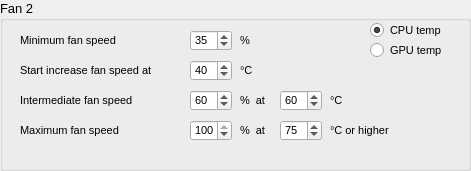
       <widget class="QGroupBox" name="groupBoxConfigFan2">
        <property name="geometry">
         <rect>
          <x>20</x>
          <y>210</y>
          <width>471</width>
          <height>171</height>
         </rect>
        </property>
        <property name="font">
         <font>
          <pointsize>10</pointsize>
          <weight>50</weight>
          <bold>false</bold>
         </font>
        </property>
        <property name="title">
         <string>Fan 2</string>
        </property>
        <property name="flat">
         <bool>false</bool>
        </property>
        <property name="checkable">
         <bool>false</bool>
        </property>
        <widget class="QLabel" name="label_37">
         <property name="geometry">
          <rect>
           <x>20</x>
           <y>30</y>
           <width>151</width>
           <height>21</height>
          </rect>
         </property>
         <property name="font">
          <font>
           <pointsize>8</pointsize>
          </font>
         </property>
         <property name="text">
          <string>Minimum fan speed</string>
         </property>
        </widget>
        <widget class="QSpinBox" name="spinBoxMinSpeedFan2">
         <property name="geometry">
          <rect>
           <x>190</x>
           <y>30</y>
           <width>42</width>
           <height>21</height>
          </rect>
         </property>
         <property name="font">
          <font>
           <pointsize>8</pointsize>
          </font>
         </property>
         <property name="maximum">
          <number>100</number>
         </property>
         <property name="singleStep">
          <number>1</number>
         </property>
         <property name="value">
          <number>35</number>
         </property>
        </widget>
        <widget class="QLabel" name="label_38">
         <property name="geometry">
          <rect>
           <x>20</x>
           <y>60</y>
           <width>241</width>
           <height>21</height>
          </rect>
         </property>
         <property name="font">
          <font>
           <pointsize>8</pointsize>
          </font>
         </property>
         <property name="text">
          <string>Start increase fan speed at </string>
         </property>
        </widget>
        <widget class="QSpinBox" name="spinBoxStartIncreaseSpeedFan2">
         <property name="geometry">
          <rect>
           <x>190</x>
           <y>60</y>
           <width>42</width>
           <height>21</height>
          </rect>
         </property>
         <property name="font">
          <font>
           <pointsize>8</pointsize>
          </font>
         </property>
         <property name="maximum">
          <number>100</number>
         </property>
         <property name="singleStep">
          <number>1</number>
         </property>
         <property name="value">
          <number>40</number>
         </property>
        </widget>
        <widget class="QLabel" name="label_42">
         <property name="geometry">
          <rect>
           <x>240</x>
           <y>90</y>
           <width>101</width>
           <height>21</height>
          </rect>
         </property>
         <property name="font">
          <font>
           <pointsize>8</pointsize>
          </font>
         </property>
         <property name="text">
          <string>%  at</string>
         </property>
        </widget>
        <widget class="QSpinBox" name="spinBoxIntermediateTempFan2">
         <property name="geometry">
          <rect>
           <x>280</x>
           <y>90</y>
           <width>42</width>
           <height>21</height>
          </rect>
         </property>
         <property name="font">
          <font>
           <pointsize>8</pointsize>
          </font>
         </property>
         <property name="maximum">
          <number>100</number>
         </property>
         <property name="singleStep">
          <number>1</number>
         </property>
         <property name="value">
          <number>60</number>
         </property>
        </widget>
        <widget class="QSpinBox" name="spinBoxIntermediateSpeedFan2">
         <property name="geometry">
          <rect>
           <x>190</x>
           <y>90</y>
           <width>42</width>
           <height>21</height>
          </rect>
         </property>
         <property name="font">
          <font>
           <pointsize>8</pointsize>
          </font>
         </property>
         <property name="maximum">
          <number>100</number>
         </property>
         <property name="singleStep">
          <number>1</number>
         </property>
         <property name="value">
          <number>60</number>
         </property>
        </widget>
        <widget class="QLabel" name="label_43">
         <property name="geometry">
          <rect>
           <x>20</x>
           <y>90</y>
           <width>151</width>
           <height>21</height>
          </rect>
         </property>
         <property name="font">
          <font>
           <pointsize>8</pointsize>
          </font>
         </property>
         <property name="text">
          <string>Intermediate fan speed </string>
         </property>
        </widget>
        <widget class="QLabel" name="label_44">
         <property name="geometry">
          <rect>
           <x>330</x>
           <y>90</y>
           <width>111</width>
           <height>21</height>
          </rect>
         </property>
         <property name="font">
          <font>
           <pointsize>8</pointsize>
          </font>
         </property>
         <property name="text">
          <string>°C</string>
         </property>
        </widget>
        <widget class="QLabel" name="label_51">
         <property name="geometry">
          <rect>
           <x>240</x>
           <y>60</y>
           <width>111</width>
           <height>21</height>
          </rect>
         </property>
         <property name="font">
          <font>
           <pointsize>8</pointsize>
          </font>
         </property>
         <property name="text">
          <string>°C</string>
         </property>
        </widget>
        <widget class="QLabel" name="label_52">
         <property name="geometry">
          <rect>
           <x>240</x>
           <y>30</y>
           <width>111</width>
           <height>21</height>
          </rect>
         </property>
         <property name="font">
          <font>
           <pointsize>8</pointsize>
          </font>
         </property>
         <property name="text">
          <string>%</string>
         </property>
        </widget>
        <widget class="QLabel" name="label_53">
         <property name="geometry">
          <rect>
           <x>20</x>
           <y>120</y>
           <width>151</width>
           <height>21</height>
          </rect>
         </property>
         <property name="font">
          <font>
           <pointsize>8</pointsize>
          </font>
         </property>
         <property name="text">
          <string>Maximum fan speed </string>
         </property>
        </widget>
        <widget class="QSpinBox" name="spinBoxMaxSpeedFan2">
         <property name="geometry">
          <rect>
           <x>190</x>
           <y>120</y>
           <width>42</width>
           <height>21</height>
          </rect>
         </property>
         <property name="font">
          <font>
           <pointsize>8</pointsize>
          </font>
         </property>
         <property name="maximum">
          <number>100</number>
         </property>
         <property name="singleStep">
          <number>1</number>
         </property>
         <property name="value">
          <number>100</number>
         </property>
        </widget>
        <widget class="QLabel" name="label_54">
         <property name="geometry">
          <rect>
           <x>240</x>
           <y>120</y>
           <width>101</width>
           <height>21</height>
          </rect>
         </property>
         <property name="font">
          <font>
           <pointsize>8</pointsize>
          </font>
         </property>
         <property name="text">
          <string>%  at</string>
         </property>
        </widget>
        <widget class="QLabel" name="label_55">
         <property name="geometry">
          <rect>
           <x>330</x>
           <y>120</y>
           <width>111</width>
           <height>21</height>
          </rect>
         </property>
         <property name="font">
          <font>
           <pointsize>8</pointsize>
          </font>
         </property>
         <property name="text">
          <string>°C or higher</string>
         </property>
        </widget>
        <widget class="QSpinBox" name="spinBoxMaxTempFan2">
         <property name="geometry">
          <rect>
           <x>280</x>
           <y>120</y>
           <width>42</width>
           <height>21</height>
          </rect>
         </property>
         <property name="font">
          <font>
           <pointsize>8</pointsize>
          </font>
         </property>
         <property name="maximum">
          <number>100</number>
         </property>
         <property name="singleStep">
          <number>1</number>
         </property>
         <property name="value">
          <number>75</number>
         </property>
        </widget>
        <widget class="QRadioButton" name="radioButtonCPUFan2">
         <property name="geometry">
          <rect>
           <x>370</x>
           <y>20</y>
           <width>95</width>
           <height>20</height>
          </rect>
         </property>
         <property name="font">
          <font>
           <pointsize>8</pointsize>
          </font>
         </property>
         <property name="text">
          <string>CPU temp</string>
         </property>
         <property name="checked">
          <bool>true</bool>
         </property>
        </widget>
        <widget class="QRadioButton" name="radioButtonGPUFan2">
         <property name="geometry">
          <rect>
           <x>370</x>
           <y>40</y>
           <width>95</width>
           <height>20</height>
          </rect>
         </property>
         <property name="font">
          <font>
           <pointsize>8</pointsize>
          </font>
         </property>
         <property name="text">
          <string>GPU temp</string>
         </property>
        </widget>
       </widget>
